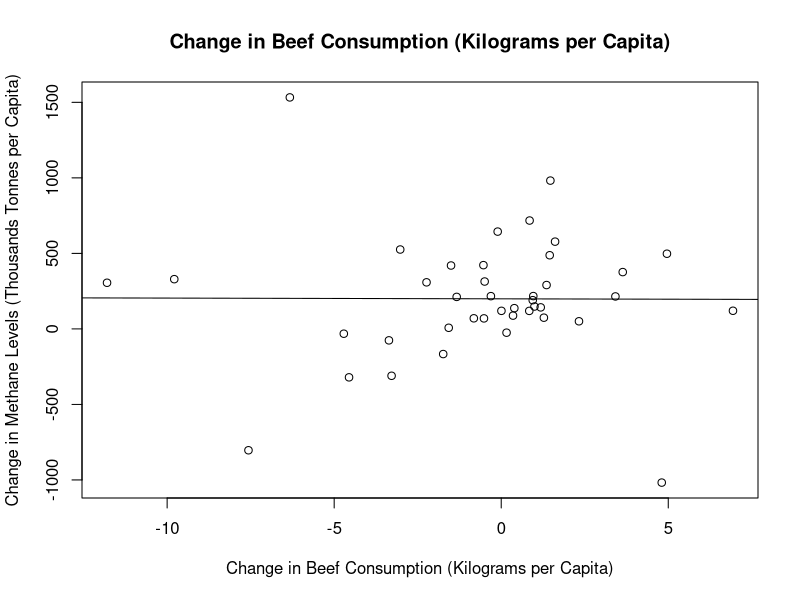

R code for this plot:
beefconsumption<-read.csv("beefconsumption.csv", header=TRUE)
beefconsumption$difference<-beefconsumption$Value.1-beefconsumption$Value

methaneworldbank<-read.csv("methaneworldbank.csv", header=TRUE)
methaneworldbank$difference<-methaneworldbank$X2012..YR2012.-methaneworldbank$X1995..YR1995.
methaneworldbank$differencepercapita<-methaneworldbank$difference / methaneworldbank$Population

plot(methaneworldbank$differencepercapita~beefconsumption$difference, xlab="Change in Beef Consumption (Kilograms per Capita)", ylab="Change in Methane Levels (Thousands Tonnes per Capita)", main="Change in Beef Consumption (Kilograms per Capita)")
methaneworldbank.slr<-lm(methaneworldbank$differencepercapita~beefconsumption$difference)
abline(methaneworldbank.slr)
methaneworldbank.slr

cor(methaneworldbank$differencepercapita,beefconsumption$difference)
